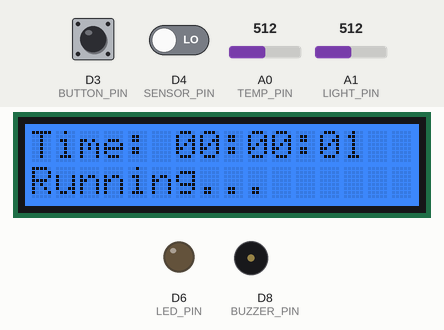
This sketch was run on a simulated Arduino Uno R4 WiFi. On the bench: 16×2 character LCD, output pins drawn as LEDs (lit = HIGH), buzzer (waves = sounding). The inputs (shaded band) are chosen by the test bench; at power-on: D3 (BUTTON_PIN) LOW, A1 (LIGHT_PIN) = 512, D4 (SENSOR_PIN) LOW, A0 (TEMP_PIN) = 512. WiFi joins after 1.5 s; servers stay silent unless stated; not simulated (calls return 0 or success): arduino_secrets.h; what the sketch prints to the serial monitor is not drawn.

Above: at 6.8 s.
6.9 s: D3 (BUTTON_PIN) pulled HIGH for 0.15 s
At 7.4 s:
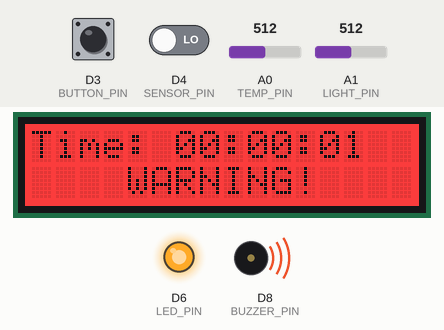
9.5 s: D3 (BUTTON_PIN) pulled HIGH for 1 s
At 9.9 s:
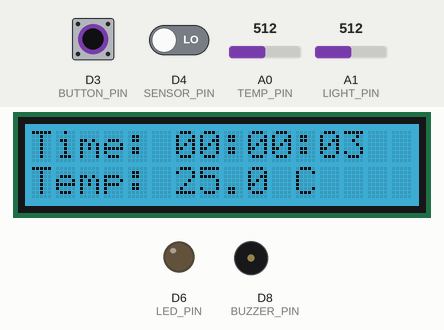
13.5 s: A1 (LIGHT_PIN) set to 1023
At 14.3 s:
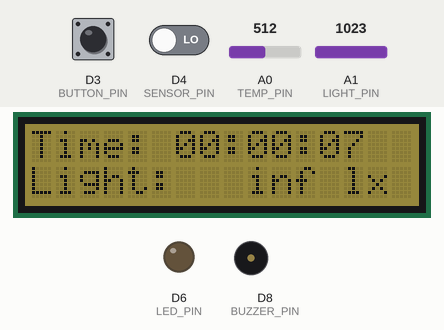
16.1 s: D4 (SENSOR_PIN) driven HIGH
At 16.81 s:
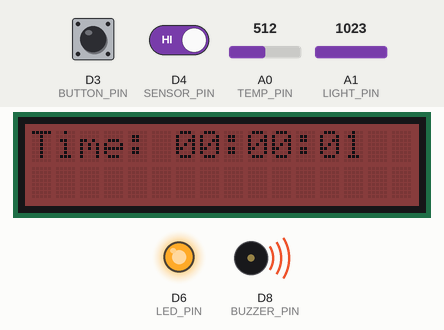
Timing chart, 0 to 19.1 s (numbered marks = the images above; inputs shaded):
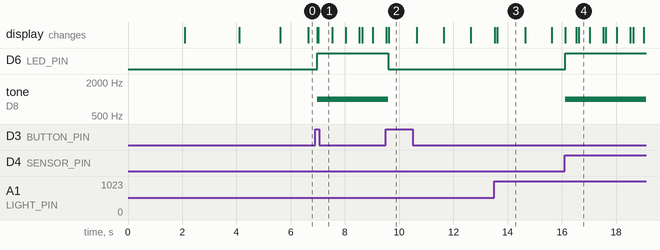

Measured:
- after the input at 6.9 s, D6 (LED_PIN): LOW → HIGH after 0.09 s; tone on D8 (BUZZER_PIN): silent → 1000 Hz after 0.09 s; the display: first changes after 0.09 s (image 1 shows a later state)
- after the input at 9.5 s, D6 (LED_PIN): HIGH → LOW after 0.09 s; tone on D8 (BUZZER_PIN): 1000 Hz → silent after 0.09 s; the display: first differs from a run without the input after 0.12 s (image 2)
- after the input at 13.5 s, the display: first changes at once (image 3 shows a later state)
- after the input at 16.1 s, D6 (LED_PIN): LOW → HIGH at once; tone on D8 (BUZZER_PIN): silent → 1000 Hz at once; the display: first changes at once (image 4 shows a later state)
- what the display in image 3 shows lasts 1.0 s, from 13.6 s to 14.6 s

The sketch:

AtmosphereAlarmWarningSystem.ino
```cpp
/*
  Combined Smart Clock + Sensors + ThingSpeak POST
  - Temp sensor (Grove NTC thermistor): A0
  - Light sensor: A1
  - Buzzer: D8
  - Button: D3 (debounced)
  - Sensor trigger (digital): D4
  - LED: D6
  - RGB LCD: I2C (rgb_lcd)
  - ThingSpeak POST every 20 seconds
*/

#include <Wire.h>
#include "rgb_lcd.h"
#include <WiFiS3.h>
#include <ArduinoHttpClient.h>
#include "arduino_secrets.h"   // define SECRET_SSID and SECRET_PASS

// ---------- ThingSpeak / Wi-Fi config ----------
const char THINGSPEAK_SERVER[] = "api.thingspeak.com";
const int THINGSPEAK_PORT = 80;
const String WRITE_API_KEY = "";  // <-- PUT KEY HERE

WiFiClient wifiClient;
HttpClient httpClient(wifiClient, THINGSPEAK_SERVER, THINGSPEAK_PORT);

// ---------- Pins ----------
#define LED_PIN 6
#define TEMP_PIN A0     // Grove Temp Sensor (NTC thermistor)
#define LIGHT_PIN A1    // Grove light sensor
#define SENSOR_PIN 4    // External digital sensor trigger (D4)
const int BUZZER_PIN = 8;
const int BUTTON_PIN = 3;

// ---------- LCD ----------
rgb_lcd lcd;

// ---------- State ----------
bool buzzerActive = false;
bool alarmTriggered = false;

int lastButtonState = LOW;
int buttonState = LOW;
unsigned long lastDebounceTime = 0;
const unsigned long debounceDelay = 50;

// clock timing
unsigned long previousMillis = 0;
unsigned long lcdUpdateMillis = 0;
unsigned long thingspeakMillis = 0;
unsigned long printUpdateMillis = 0;
unsigned long displayCycleMillis = 0;

const unsigned long secondInterval = 1000UL;
const unsigned long lcdInterval = 1000UL;
const unsigned long thingspeakInterval = 20000UL;
const unsigned long printInterval = 5000UL;
const unsigned long displayCycleInterval = 3000UL;

int seconds = 0;
int minutes = 0;
int hours = 0;

int elapsedSeconds = 0;
int elapsedMinutes = 0;
int elapsedHours = 0;

// sensor values
float tempC = 0.0;
float lightLux = 0.0;

// display cycle state: 0=Running,1=Temp,2=Light
int displayState = 0;

void connectWiFi() {
  Serial.print("Connecting to Wi-Fi");
  WiFi.begin(SECRET_SSID, SECRET_PASS);
  while (WiFi.status() != WL_CONNECTED) {
    delay(500);
    Serial.print(".");
  }
  Serial.println("\nConnected to Wi-Fi!");
  Serial.print("IP: ");
  Serial.println(WiFi.localIP());
}

// ---------- Temperature for GROVE NTC THERMISTOR ----------
float readGroveTempC(int pin) {
  const int BETA = 4275;       // beta coefficient
  const float R0 = 100000.0;   // 100kΩ at 25°C

  int a = analogRead(pin);
  if (a <= 0) return -100;

  float resistance = 1023.0 / a - 1.0;
  resistance = R0 * resistance;

  float temperatureKelvin = 1.0 / (log(resistance / R0) / BETA + 1.0 / 298.15);
  return temperatureKelvin - 273.15;
}

// ---------- Light ----------
float readGroveLightLux(int pin) {
  int sensorValue = analogRead(pin);
  if (sensorValue <= 0) return 0;
  float resistance = (1023.0 - sensorValue) * 10.0 / sensorValue;
  return 10000.0 / pow(resistance, 4.0 / 3.0);
}

// ---------- ThingSpeak POST ----------
void postToThingSpeak(float lux, float temperature, bool alarm, int sensorState) {
  String body = "api_key=" + WRITE_API_KEY +
                "&field1=" + String(lux, 1) +
                "&field2=" + String(temperature, 1) +
                "&field3=" + String(alarm ? 1 : 0) +
                "&field4=" + String(sensorState);

  Serial.println("\nPosting to ThingSpeak:");
  Serial.println(body);

  httpClient.beginRequest();
  httpClient.post("/update");
  httpClient.sendHeader("Content-Type", "application/x-www-form-urlencoded");
  httpClient.sendHeader("Content-Length", body.length());
  httpClient.beginBody();
  httpClient.print(body);
  httpClient.endRequest();

  int status = httpClient.responseStatusCode();
  String resp = httpClient.responseBody();
  Serial.print("ThingSpeak status: ");
  Serial.println(status);
  Serial.print("Response: ");
  Serial.println(resp);

  httpClient.stop();
}

// ---------- Utility prints ----------
void printTimeSerial(int h, int m, int s) {
  if (h < 10) Serial.print('0');
  Serial.print(h);
  Serial.print(':');
  if (m < 10) Serial.print('0');
  Serial.print(m);
  Serial.print(':');
  if (s < 10) Serial.print('0');
  Serial.print(s);
}

void resetClocks() {
  seconds = 0;
  minutes = 0;
  hours = 0;
  elapsedSeconds = 0;
  elapsedMinutes = 0;
  elapsedHours = 0;
}

void setup() {
  Serial.begin(9600);
  delay(2000);
  Serial.println("Combined Smart Clock + ThingSpeak (Light + Temp)");

  pinMode(BUZZER_PIN, OUTPUT);
  pinMode(BUTTON_PIN, INPUT);
  pinMode(SENSOR_PIN, INPUT);
  pinMode(LED_PIN, OUTPUT);

  lcd.begin(16, 2);
  lcd.setRGB(0, 100, 255);
  lcd.print("   TechTikTrio    ");
  lcd.setCursor(0, 1);
  lcd.print("   Atmosphere     ");
  delay(2000);
  lcd.clear();

  noTone(BUZZER_PIN);
  buzzerActive = false;
  alarmTriggered = false;

  connectWiFi();

  previousMillis = millis();
  lcdUpdateMillis = previousMillis;
  thingspeakMillis = previousMillis;
  printUpdateMillis = previousMillis;
  displayCycleMillis = previousMillis;
}

void loop() {
  unsigned long currentMillis = millis();

  // --- clock update ---
  if (currentMillis - previousMillis >= secondInterval) {
    previousMillis += secondInterval;
    seconds++;
    elapsedSeconds++;

    if (seconds >= 60) { seconds = 0; minutes++; }
    if (minutes >= 60) { minutes = 0; hours++; }
    if (hours >= 24) hours = 0;

    if (elapsedSeconds >= 60) { elapsedSeconds = 0; elapsedMinutes++; }
    if (elapsedMinutes >= 60) { elapsedMinutes = 0; elapsedHours++; }
  }

  // --- read sensors ---
  tempC = readGroveTempC(TEMP_PIN);
  lightLux = readGroveLightLux(LIGHT_PIN);
  int digitalSensorState = digitalRead(SENSOR_PIN);

  // --- sensor-triggered alarm ---
  if (digitalSensorState == HIGH && !buzzerActive) {
    buzzerActive = true;
    alarmTriggered = true;
    Serial.println("Sensor triggered buzzer - resetting clocks.");
    resetClocks();
  }

  // --- button debounce ---
  int reading = digitalRead(BUTTON_PIN);
  if (reading != lastButtonState) {
    lastDebounceTime = currentMillis;
  }
  if ((currentMillis - lastDebounceTime) > debounceDelay) {
    if (reading != buttonState) {
      buttonState = reading;
      if (buttonState == HIGH) {
        buzzerActive = !buzzerActive;
        if (buzzerActive) {
          Serial.println("Button activated buzzer - resetting clocks.");
          resetClocks();
        } else {
          Serial.println("Button deactivated buzzer.");
          alarmTriggered = false;
        }
      }
    }
  }
  lastButtonState = reading;

  // --- LCD top row time ---
  if (currentMillis - lcdUpdateMillis >= lcdInterval) {
    lcdUpdateMillis += lcdInterval;

    lcd.setCursor(0, 0);
    lcd.print("Time:");
    lcd.setCursor(6, 0);
    if (hours < 10) lcd.print('0'); lcd.print(hours);
    lcd.print(':');
    if (minutes < 10) lcd.print('0'); lcd.print(minutes);
    lcd.print(':');
    if (seconds < 10) lcd.print('0'); lcd.print(seconds);
  }

  // --- LCD bottom row ---
  if (buzzerActive) {
    lcd.setCursor(0, 1);
    if ((currentMillis / 500) % 2 == 0) {
      lcd.print("    WARNING!     ");
      lcd.setRGB(255, 0, 0);
    } else {
      lcd.print("                 ");
      lcd.setRGB(100, 0, 0);
    }
  } else {
    if (currentMillis - displayCycleMillis >= displayCycleInterval) {
      displayCycleMillis += displayCycleInterval;
      displayState = (displayState + 1) % 3;
    }

    lcd.setCursor(0, 1);
    if (displayState == 0) {
      lcd.print("Running...       ");
      lcd.setRGB(0, 100, 255);
    } else if (displayState == 1) {
      char buf[17];
      snprintf(buf, sizeof(buf), "Temp:%5.1f C      ", tempC);
      lcd.print(buf);
      lcd.setRGB(0, 150, 200);
    } else {
      char buf[17];
      snprintf(buf, sizeof(buf), "Light:%6.0f lx    ", lightLux);
      lcd.print(buf);
      lcd.setRGB(120, 100, 0);
    }
  }

  // --- buzzer + LED ---
  if (buzzerActive) tone(BUZZER_PIN, 1000);
  else noTone(BUZZER_PIN);

  digitalWrite(LED_PIN, buzzerActive ? HIGH : LOW);

  // --- ThingSpeak upload ---
  if (currentMillis - thingspeakMillis >= thingspeakInterval) {
    thingspeakMillis += thingspeakInterval;
    postToThingSpeak(lightLux, tempC, buzzerActive, digitalRead(SENSOR_PIN));
  }

  // --- Serial debug ---
  if (currentMillis - printUpdateMillis >= printInterval) {
    printUpdateMillis += printInterval;

    Serial.print("Clock: ");
    printTimeSerial(hours, minutes, seconds);
    Serial.print(" | Elapsed: ");
    printTimeSerial(elapsedHours, elapsedMinutes, elapsedSeconds);
    Serial.print(" | Buzzer: ");
    Serial.print(buzzerActive ? "ON" : "OFF");
    Serial.print(" | Sensor: ");
    Serial.print(digitalRead(SENSOR_PIN));
    Serial.print(" | Lux: ");
    Serial.print(lightLux, 1);
    Serial.print(" | Temp: ");
    Serial.print(tempC, 1);
    Serial.println(" C");
  }
}
```
